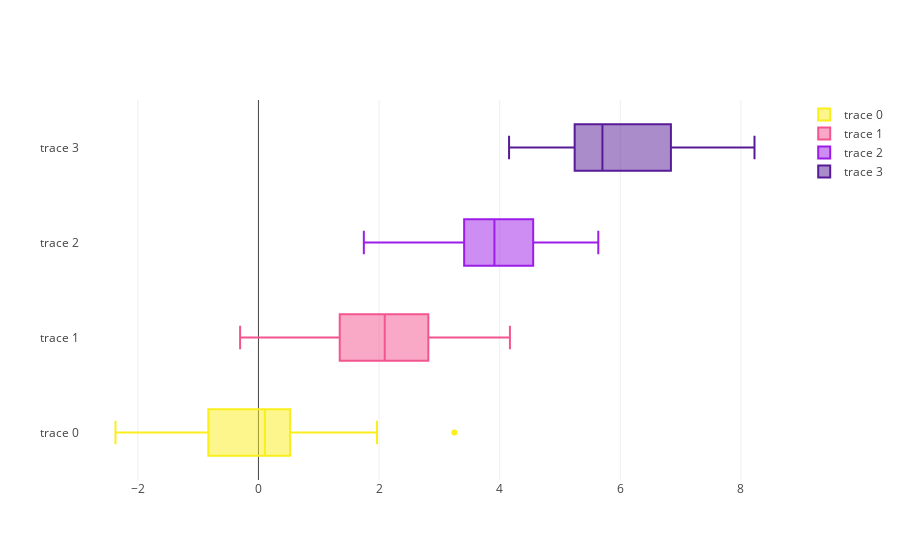

The code cell stored with this chart in its notebook:
### Code cell
# import plotly.plotly as py
from plotly import __version__
from plotly.offline import download_plotlyjs, init_notebook_mode, plot, iplot
# import plotly.graph_objs as go

import numpy as np

x0 = np.random.randn(50)
x1 = np.random.randn(50) + 2
x2 = np.random.randn(50) + 4
x3 = np.random.randn(50) + 6

colors = ['#FAEE1C', '#F3558E', '#9C1DE7', '#581B98']

trace0 = go.Box(x=x0, marker={'color': colors[0]})
trace1 = go.Box(x=x1, marker={'color': colors[1]})
trace2 = go.Box(x=x2, marker={'color': colors[2]})
trace3 = go.Box(x=x3, marker={'color': colors[3]})
data = [trace0, trace1, trace2, trace3]

# url_2 = plot(data, filename='box-plots-for-dashboard')
iplot(data, filename='box-plots-for-dashboard')
